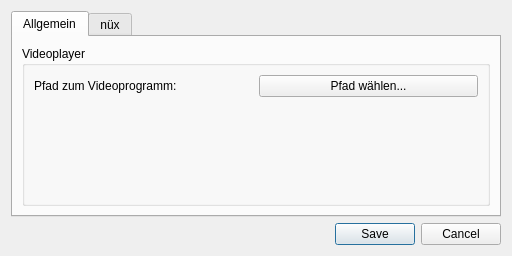
<?xml version="1.0" encoding="UTF-8"?>
<ui version="4.0">
 <class>Form</class>
 <widget class="QWidget" name="Form">
  <property name="geometry">
   <rect>
    <x>0</x>
    <y>0</y>
    <width>512</width>
    <height>256</height>
   </rect>
  </property>
  <property name="minimumSize">
   <size>
    <width>512</width>
    <height>256</height>
   </size>
  </property>
  <property name="windowTitle">
   <string>Einstellungen</string>
  </property>
  <layout class="QVBoxLayout" name="verticalLayout">
   <item>
    <widget class="QTabWidget" name="tabWidget">
     <property name="currentIndex">
      <number>0</number>
     </property>
     <widget class="QWidget" name="tab">
      <attribute name="title">
       <string>Allgemein</string>
      </attribute>
      <layout class="QGridLayout" name="gridLayout">
       <item row="0" column="0">
        <widget class="QGroupBox" name="groupBox">
         <property name="title">
          <string>Videoplayer</string>
         </property>
         <layout class="QGridLayout" name="gridLayout_2">
          <item row="0" column="0">
           <widget class="QLabel" name="label">
            <property name="text">
             <string>Pfad zum Videoprogramm:</string>
            </property>
           </widget>
          </item>
          <item row="0" column="1">
           <widget class="QPushButton" name="choosePlayerPushButton">
            <property name="text">
             <string>Pfad wählen...</string>
            </property>
           </widget>
          </item>
          <item row="1" column="0">
           <spacer name="verticalSpacer">
            <property name="orientation">
             <enum>Qt::Vertical</enum>
            </property>
            <property name="sizeHint" stdset="0">
             <size>
              <width>20</width>
              <height>40</height>
             </size>
            </property>
           </spacer>
          </item>
         </layout>
        </widget>
       </item>
      </layout>
     </widget>
     <widget class="QWidget" name="tab_2">
      <attribute name="title">
       <string>nüx</string>
      </attribute>
     </widget>
    </widget>
   </item>
   <item>
    <widget class="QDialogButtonBox" name="buttonBox">
     <property name="standardButtons">
      <set>QDialogButtonBox::Cancel|QDialogButtonBox::Save</set>
     </property>
    </widget>
   </item>
  </layout>
 </widget>
 <resources/>
 <connections/>
</ui>
